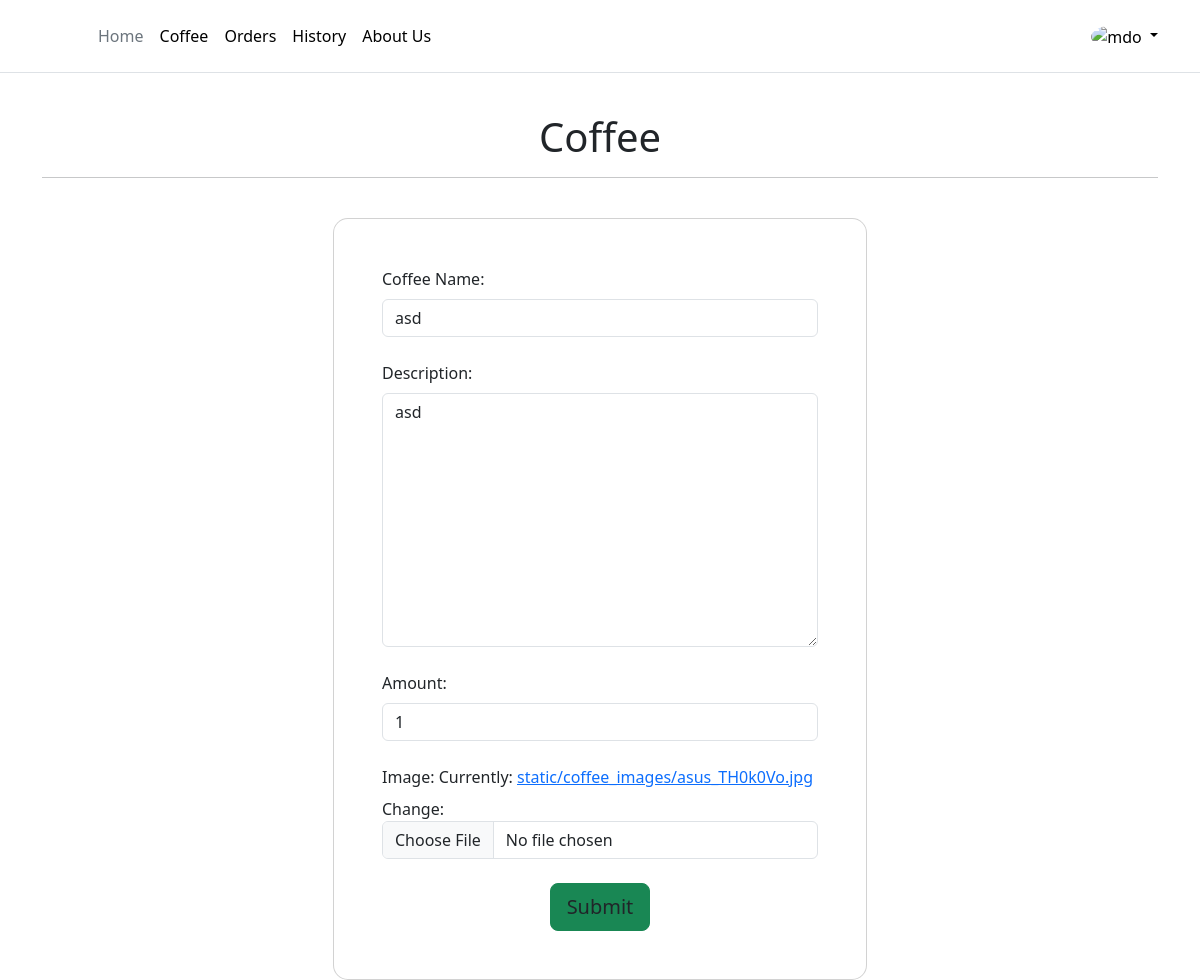
Page /coffee_form_add_update/1 (signed in) on the earlier database version.
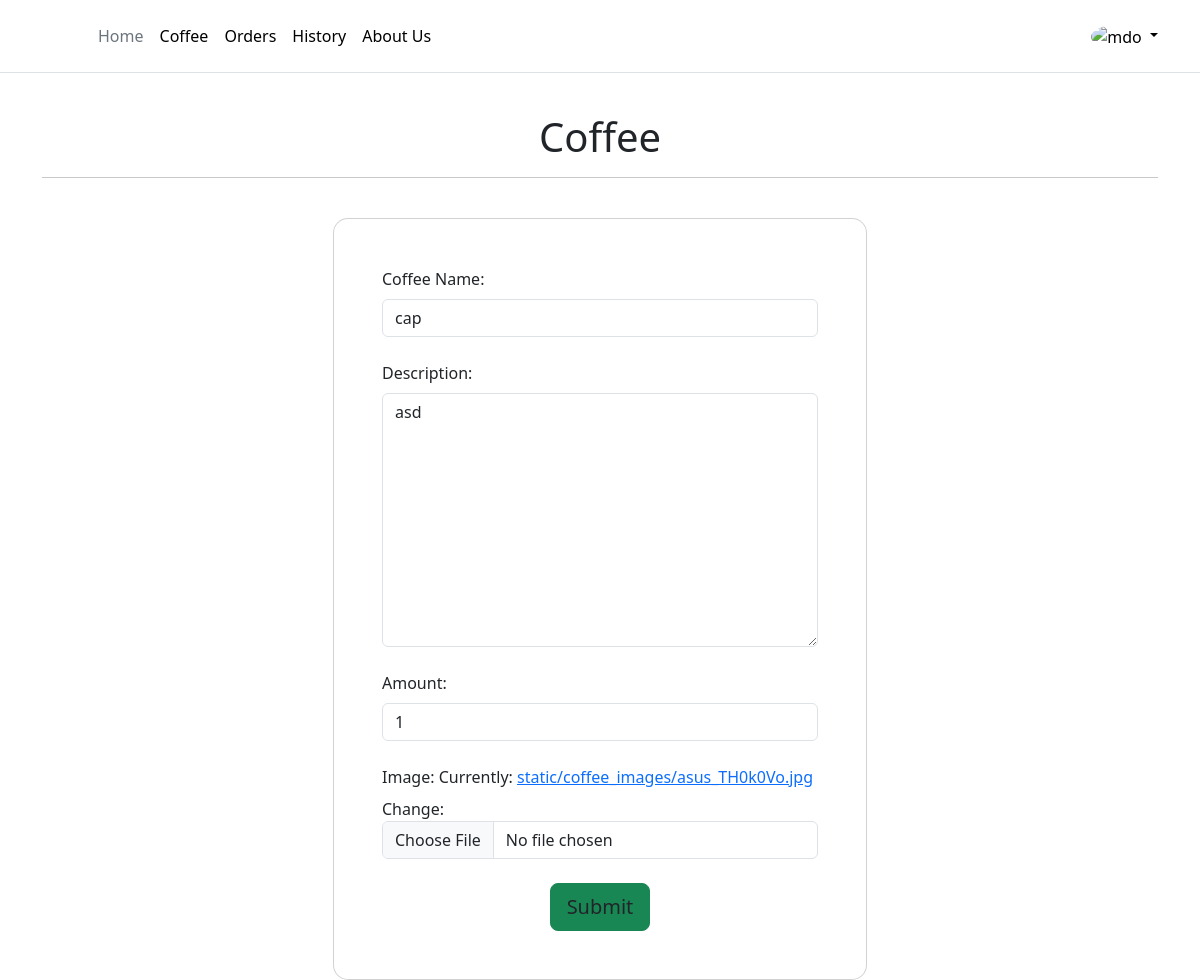
Same page on the later database version.
### coffee/models.py (models this page shows, shortened)
class Coffee(models.Model):
    image = models.ImageField(upload_to="static/coffee_images/")
    name = models.CharField(max_length=100)
    description = models.TextField()
    cost = models.IntegerField()

### coffee/views.py (the view, shortened to what this page needs)
# urls.py: path('coffee_form_add_update/', views.coffee_form_add_update, name='add_coffee'),
@login_required
def coffee_form_add_update(request, id=0):
    try:
        if request.method == 'GET':
            if id == 0:
                m_form = CoffeeForm()
            else:
                coffee = Coffee.objects.get(id=id)
                m_form = CoffeeForm(instance=coffee)
            return render(request, 'coffee_form.html', {'m_form': m_form})
    except Exception:
        return redirect(handler500)

### coffee/forms.py
class CoffeeForm(forms.ModelForm):
    class Meta:
        model = Coffee
        fields = ("name", "description", "cost", "image")
        labels = {
            "name": "Coffee Name",
            "description": "Description",
            "cost": "Amount",
            "image": "Image",
        }

### templates/coffee_form.html (shortened to what this page needs)
{% extends '_partials/base.html' %}
{% load static %}
{% load widget_tweaks %}
{% block body %}
<div class="container">
    <br>
    <h1 class="text-center">Coffee</h1>
    <hr>
    <br>
    <section class="vh-20 bg-image vh-20">
        <div class="mask d-flex align-items-center h-100 gradient-custom-2">
            <div class="container h-100">
                <div class="row d-flex justify-content-center align-items-center h-100">
                    <div class="col-12 col-md-9 col-lg-7 col-xl-6">
                        <div class="card" style="border-radius: 15px;">
                            <div class="card-body p-5">
                                <form enctype="multipart/form-data" method="POST">
                                    {% for field in m_form.visible_fields %}
                                    {% if field.name == "image" %}
                                    <div class="form-outline mb-4">
                                        <label class="form-label" for="id_username">{{ field.label_tag }}</label>
                                        {% render_field field class="form-control" %}
                                    </div>
                                    {% else %}
                                    <div class="form-outline mb-4">
                                        <label class="form-label" for="id_username">{{ field.label_tag }}</label>
                                        {% render_field field class="form-control" %}
                                    </div>
                                    {% endif %}
                                    {% endfor %}
                                    <div class="d-flex justify-content-center">
                                        <button type="submit"
                                            class="btn btn-success btn-block btn-lg gradient-custom-4 text-body">Submit</button>
                                    </div>
                                </form>
                            </div>
                        </div>
                    </div>
                </div>
            </div>
        </div>
    </section>
</div>
{% endblock %}

Differences in the rows shown:
changed Coffee "asd": name "asd" → "cap"
